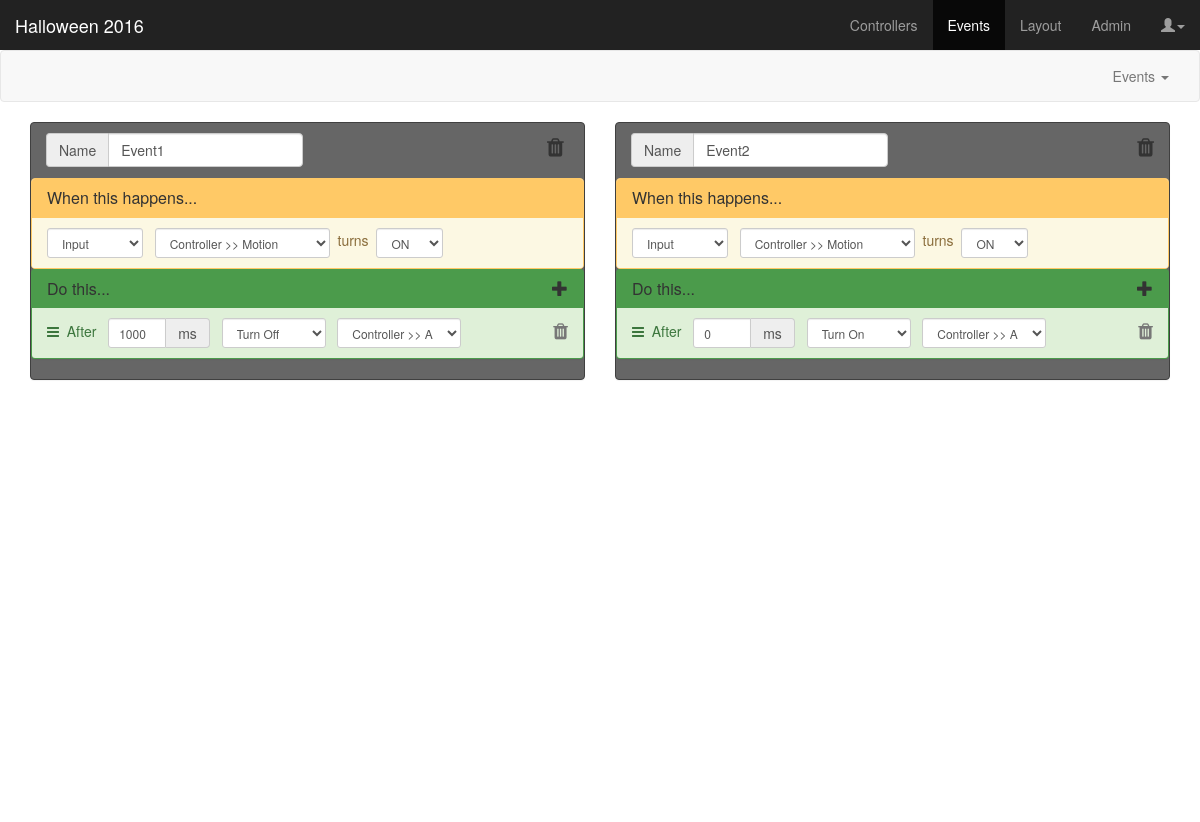
/dashboard, run on the app's committed database.
### app/models.py (models this page shows, shortened)
class Event(db.Model):
	id = db.Column(db.Integer, primary_key=True)
	project_id = db.Column(db.Integer, db.ForeignKey('project.id'))
	name = db.Column(db.String(24))
	loop = db.Column(db.Integer, default=1)
	triggers = db.relationship(
		'Trigger',
		secondary = event_triggers,
		primaryjoin = 'event_triggers.c.event_id == Event.id',
		secondaryjoin = 'event_triggers.c.trigger_id == Trigger.id',
		backref = db.backref('events', lazy='dynamic'),
		lazy = 'dynamic')
	actions = db.relationship(
		'Action',
		secondary = event_actions,
		backref = db.backref('events', lazy='dynamic'),
		lazy = 'dynamic')
	@property
	def serialize(self):
		return {
			'id': self.id,
			'project_id': self.project_id,
			'name': self.name,
			'loop': self.loop,
			'triggers': self.serialize_triggers,
			'actions': self.serialize_actions
		}
	@property
	def serialize_triggers(self):
		return [item.serialize for item in self.triggers]
	@property
	def serialize_actions(self):
		return [item.serialize for item in self.actions]

class Trigger(db.Model):
	id = db.Column(db.Integer, primary_key=True)
	input_id = db.Column(db.Integer, db.ForeignKey('port.id'))
	triggertype_id = db.Column(db.Integer, db.ForeignKey('triggertype.id'), default=0)
	param1 = db.Column(db.String(8), default='0')
	param2 = db.Column(db.String(8), default='0')
	@property
	def serialize(self):
		return{
			'id': self.id,
			'input_id': self.input_id,
			'tt_id': self.triggertype_id,
			'param1': self.param1,
			'param2': self.param2
		}

class Controller(db.Model):
	id = db.Column(db.Integer, primary_key=True)
	project_id = db.Column(db.Integer, db.ForeignKey('project.id'))
	color_id = db.Column(db.Integer, db.ForeignKey('color.id'))
	name = db.Column(db.String(25), unique=True)
	ports = db.relationship('Port', backref='controller')

class Action(db.Model):
	id = db.Column(db.Integer, primary_key=True)
	output_id = db.Column(db.Integer, db.ForeignKey('port.id'))
	sound_id = db.Column(db.Integer, db.ForeignKey('sound.id'))
	actiontype_id = db.Column(db.Integer, db.ForeignKey('actiontype.id'), default=0)
	delay = db.Column(db.String(8), default='0')
	param1 = db.Column(db.String(8), default='0')
	order = db.Column(db.Integer)
	@property
	def serialize(self):
		return{
			'id': self.id,
			'order': self.order,
			'output_id': self.output_id,
			'sound_id': self.sound_id,
			'actiontype_id': self.actiontype_id,
			'delay': self.delay,
			'param1': self.param1
		}

### app/views.py (the view)
@app.route('/dashboard')
def dashboard():
	project = projectname
	controllers = Controller.query.filter(Controller.project_id==projectid)
	if controllers.count() == 0:
		return redirect("/controllers")
	return render_template('dashboard.html',
		title='Dashboard',
		projectname=project,
		inputs=[i.serialize for i in Port.query.filter(Port.type == 'input', Port.state != 'DISABLED')],
		triggertypes=[tt.serialize for tt in Triggertype.query.all()],
		actiontypes=[at.serialize for at in Actiontype.query.all()],
		outputs=[o.serialize for o in Port.query.filter(Port.type == 'output', Port.state != 'DISABLED')],
		sounds=sounds,
		events=[e.serialize for e in Event.query.all()]
	)

### app/models.py (called while the page is built)
	@property
	def serialize(self):
		return {
			'id': self.id,
			'name': self.name,
			'type': self.type
		}

	@property
	def serialize(self):
		return{
			'id': self.id,
			'name': self.name,
			'type': self.type
		}

	@property
	def serialize(self):
		return {
			'id': self.id,
			'cid': self.controller_id,
			'cname': self.controller.name,
			'port': self.port,
			'name': self.name,
			'state': self.state,
			'type': self.type,
			'color_id': self.controller.color_id
		}

### app/templates/dashboard.html (shortened to what this page needs)
{% extends "base.html" %}
{% block content %}
<link href="static/css/dashboard.css" rel="stylesheet">
<nav class="navbar navbar-default">
  <div class="container-fluid">
    <div class="collapse navbar-collapse" id="navbar-collapse-1">
      <ul class="nav navbar-nav navbar-right">
        <li class="dropdown">
        <a href="#" class="dropdown-toggle" data-toggle="dropdown">Events <span class="caret"></span></a>
      </ul>
    </div>
  </div>
</nav>
<div class="container-fluid dashboard">
  <div class="col-md-6 odd-col">
    {% for e in events|selectattr("id", "odd") %}
    <div class="panel panel-event" id="event-{{ e.id }}">
      <form class="form-inline">
        <div class="panel-heading">
          <h3 class="panel-title">
            <div class="form-group">
              <div class="input-group">
                <span class="input-group-addon">Name</span>
                <input type="text" class="form-control update-event" name="eventname" value="{{ e.name }}" />
              </div>
            </div>
            <span class="pull-right">
              <i class="fa fa-trash fa-fw fa-lg form-control-static delete-event" data-eventid="event-{{ e.id }}"></i>
            </span>
          </h3>
        </div>
        <div class="panel panel-trigger">
          <div class="panel-heading">
            <h3 class="panel-title">When this happens...</h3>
          </div>
          <ul class="list-group trigger-list">
            {% for t in e.triggers %}
            <li class="list-group-item list-group-item-warning" id="trigger-{{ t.id }}">
              <select class="form-control triggertype-select update-event input-sm" name="triggertype_id">
                {% for tt in triggertypes %}
                <option value="{{ tt.id }}"{% if t.tt_id == tt.id %} selected{% endif %}>{{ tt.name }}</option>
                {% endfor %}
              </select>&nbsp;&nbsp;
              <span class="trigger-group Input{% if t.tt_id != 0 %} hidden{% endif %}">
                <select class="form-control update-event input-sm" name="port_id">
                  {% for i in inputs %}
                  <option value="{{ i.id }}"{% if t.input_id == i.id %} selected{% endif %}>{{ i.cname }} >> {{ i.name }}</option>
                  {% endfor %}
                </select>
                &nbsp;turns&nbsp;
                <select class="form-control update-event input-sm" name="input-param1">
                  <option value="ON"{% if t.param1 == "ON" %} selected{% endif %}>ON</option>
                </select>
              </span>
            </li>
            {% endfor %}
          </ul>
        </div>
        <div class="panel panel-action">
          <div class="panel-heading">
            <h3 class="panel-title">Do this...<div class="add-action pull-right" data-placement="right" data-toggle="tooltip" title="Add an Action to this Event..." data-eventid="event-{{ e.id }}" data-container="body"><span class="glyphicon glyphicon-plus"></span></div></h3>
          </div>
          <ul class="list-group sortable action-list">
            {% for a in e.actions|sort(attribute='order') %}
            <li class="list-group-item list-group-item-success" id="action-{{ a.id }}">
              <i class="fa fa-bars"></i><span>&nbsp;&nbsp;After&nbsp;&nbsp;</span>
              <div class="input-group">
                <input type="text" class="form-control delay update-event input-sm" name="action-{{ a.id }}-delay" value="{{ a.delay }}" size=3 />
                <span class="input-group-addon">ms</span>
              </div>&nbsp;&nbsp;
              <select class="form-control actiontype-select update-event input-sm" name="action-{{ a.id }}-actiontype_id">
                {% for at in actiontypes %}
                <option value="{{ at.id }}"{% if a.actiontype_id == at.id %} selected{% endif %}>{{ at.name }}</option>
                {% endfor %}
              </select>&nbsp;&nbsp;
              <span class="action-group Turn Toggle Blink">
                <select class="form-control output_id update-event input-sm" name="action-{{ a.id }}-output_id">
                  {% for o in outputs %}
                  <option value="{{ o.id }}"{% if a.output_id == o.id %} selected{% endif %}>{% if o.name|length == 1 %}{{ o.cname }} >> {% endif %}{{ o.name }}</option>
                  {% endfor %}
                </select>&nbsp;&nbsp;
              </span>
              <i class="pull-right fa fa-trash fa-lg form-control-static text-muted delete-action" data-actionid="action-{{ a.id }}" data-eventid="event-{{ e.id }}"></i>
            </li>
            {% endfor %}
          </ul>
        </div>
      </form>
    </div>
    {% endfor %}
  </div>
  <div class="col-md-6 even-col">
    {% for e in events|selectattr("id", "even") %}
    <div class="panel panel-event" id="event-{{ e.id }}">
      <form class="form-inline">
        <div class="panel-heading">
          <h3 class="panel-title">
            <div class="form-group">
              <div class="input-group">
                <span class="input-group-addon">Name</span>
                <input type="text" class="form-control update-event" name="eventname" value="{{ e.name }}" />
              </div>
            </div>
            <span class="pull-right">
              <i class="fa fa-trash fa-lg form-control-static delete-event" data-eventid="event-{{ e.id }}"></i>
            </span>
          </h3>
        </div>
        <div class="panel panel-trigger">
          <div class="panel-heading">
            <h3 class="panel-title">When this happens...</h3>
          </div>
          <ul class="list-group trigger-list">
            {% for t in e.triggers %}
            <li class="list-group-item list-group-item-warning" id="trigger-{{ t.id }}">
              <select class="form-control triggertype-select update-event input-sm" name="triggertype_id">
                {% for tt in triggertypes %}
                <option value="{{ tt.id }}" {% if t.tt_id == tt.id %} selected{% endif %}>{{ tt.name }}</option>
                {% endfor %}
              </select>&nbsp;&nbsp;
              <span class="trigger-group Input{% if t.tt_id != 0 %} hidden{% endif %}">
                <select class="form-control update-event input-sm" name="port_id">
                  {% for i in inputs %}
                  <option value="{{ i.id }}" {% if t.input_id == i.id %} selected{% endif %}>{{ i.cname }} >> {{ i.name }}</option>
                  {% endfor %}
                </select>
                &nbsp;turns&nbsp;
                <select class="form-control update-event input-sm" name="input-param1">
                  <option value="ON"{% if t.param1 == "ON" %} selected{% endif %}>ON</option>
                </select>
              </span>
            </li>
            {% endfor %}
          </ul>
        </div>
        <div class="panel panel-action">
          <div class="panel-heading">
            <h3 class="panel-title">Do this...<div class="add-action pull-right" data-placement="right" data-toggle="tooltip" title="Add an Action to this Event..." data-eventid="event-{{ e.id }}" data-container="body"><span class="glyphicon glyphicon-plus"></span></div></h3>
          </div>
          <ul class="list-group sortable action-list">
            {% for a in e.actions|sort(attribute='order') %}
            <li class="list-group-item list-group-item-success" id="action-{{ a.id }}">
              <i class="fa fa-bars"></i><span>&nbsp;&nbsp;After&nbsp;&nbsp;</span>
              <div class="input-group">
                <input type="text" class="form-control delay update-event input-sm" name="action-{{ a.id }}-delay" value="{{ a.delay }}" size=3 />
                <span class="input-group-addon">ms</span>
              </div>&nbsp;&nbsp;
              <select class="form-control actiontype-select update-event input-sm" name="action-{{ a.id }}-actiontype_id">
                {% for at in actiontypes %}
                <option value="{{ at.id }}"{% if a.actiontype_id == at.id %} selected{% endif %}>{{ at.name }}</option>
                {% endfor %}
              </select>&nbsp;&nbsp;
              <span class="action-group Turn Toggle Blink">
                <select class="form-control output_id update-event input-sm" name="action-{{ a.id }}-output_id">
                  {% for o in outputs %}
                  <option value="{{ o.id }}"{% if a.output_id == o.id %} selected{% endif %}>{% if o.name|length == 1 %}{{ o.cname }} >> {% endif %}{{ o.name }}</option>
                  {% endfor %}
                </select>&nbsp;&nbsp;
              </span>
              <i class="pull-right fa fa-trash fa-lg form-control-static text-muted delete-action" data-actionid="action-{{ a.id }}" data-eventid="event-{{ e.id }}"></i>
            </li>
            {% endfor %}
          </ul>
        </div>
      </form>
    </div>
    {% endfor %}          </div>
</div>
{% endblock %}

### app/templates/base.html (shortened to what this page needs)
<!DOCTYPE html>
<html lang="en">
  <head>
    <link href="static/css/bootstrap.min.css" rel="stylesheet">
    <link href="static/font-awesome-4.6.3/css/font-awesome.min.css" rel="stylesheet">
    <link href="static/css/animate.min.css" rel="stylesheet">
  </head>
  <body>
    <nav class="navbar navbar-inverse navbar-fixed-top">
      <div class="container-fluid">
        <div class="navbar-header">
          {% if projectname %}<a class="navbar-brand" href="#">{{ projectname }}</a>{% endif %}
        </div>
        <div id="navbar" class="navbar-collapse collapse">
          <ul class="nav navbar-nav navbar-right">
            <li id="controllers"><a href="controllers">Controllers</a></li>
            <li id="events"><a href="dashboard">Events</a></li>
            <li id="layout"><a href="#">Layout</a></li>
            <li id="admin"><a href="admin">Admin</a></li>
            <li>
              <a href="#" class="dropdown-toggle" data-toggle="dropdown"><span class="glyphicon glyphicon-user"></span><span class="caret"></span></a>
            </li>
          </ul>
        </div>
      </div>
    </nav>
    {% block content %}{% endblock %}
  </body>
</html>

### app/static/css/dashboard.css (style rules this page uses)
body { padding-top: 50px; }
.navbar-fixed-top { border: 0; }
.dashboard { height: calc(100vh - 100px); }
.panel-trigger { border: 1px solid #FFC966; margin-bottom: 0; }
.panel-trigger > .panel-heading { background-color: #FFC966; }
.panel-action { background-color: #4b9b4b; }
.panel-event { background-color: #666666; border: 1px solid #404040; }

### data on the page
Event: eventname "Event1"
Trigger: port_id "Controller >> Motion", input-param1 "ON"
Action: delay "1000", name "Controller >> A"
Event: eventname "Event2", delay "0", name "Controller >> A"
Trigger: port_id "Controller >> Motion", input-param1 "ON"

### other printed values
{{ projectname }} "Halloween 2016"
form field triggertype_id "Input"
form field value "Turn Off"
form field value "Turn On"
